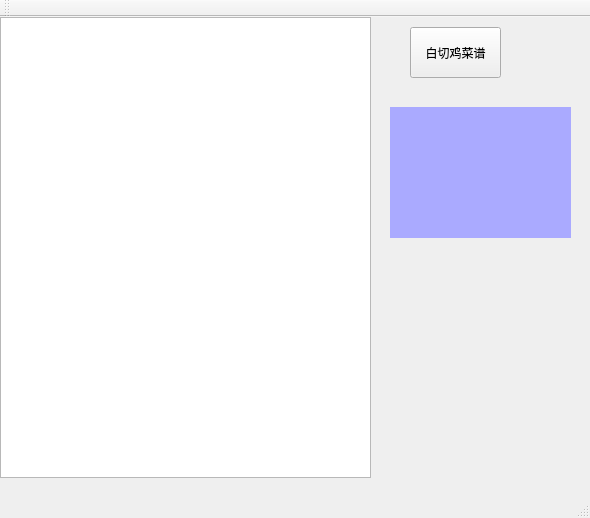
<?xml version="1.0" encoding="UTF-8"?>
<ui version="4.0">
 <class>MainWindow</class>
 <widget class="QMainWindow" name="MainWindow">
  <property name="geometry">
   <rect>
    <x>0</x>
    <y>0</y>
    <width>590</width>
    <height>518</height>
   </rect>
  </property>
  <property name="windowTitle">
   <string>MainWindow</string>
  </property>
  <widget class="QWidget" name="centralWidget">
   <widget class="QTextBrowser" name="textBrowser">
    <property name="geometry">
     <rect>
      <x>0</x>
      <y>0</y>
      <width>371</width>
      <height>461</height>
     </rect>
    </property>
   </widget>
   <widget class="QPushButton" name="menuBtn">
    <property name="geometry">
     <rect>
      <x>410</x>
      <y>10</y>
      <width>91</width>
      <height>51</height>
     </rect>
    </property>
    <property name="text">
     <string>白切鸡菜谱</string>
    </property>
   </widget>
   <widget class="QLabel" name="piclabel">
    <property name="geometry">
     <rect>
      <x>390</x>
      <y>90</y>
      <width>181</width>
      <height>131</height>
     </rect>
    </property>
    <property name="styleSheet">
     <string notr="true">background-color: rgb(170, 170, 255);</string>
    </property>
    <property name="text">
     <string/>
    </property>
   </widget>
  </widget>
  <widget class="QMenuBar" name="menuBar">
   <property name="geometry">
    <rect>
     <x>0</x>
     <y>0</y>
     <width>590</width>
     <height>23</height>
    </rect>
   </property>
  </widget>
  <widget class="QToolBar" name="mainToolBar">
   <attribute name="toolBarArea">
    <enum>TopToolBarArea</enum>
   </attribute>
   <attribute name="toolBarBreak">
    <bool>false</bool>
   </attribute>
  </widget>
  <widget class="QStatusBar" name="statusBar"/>
 </widget>
 <layoutdefault spacing="6" margin="11"/>
 <resources/>
 <connections/>
</ui>
